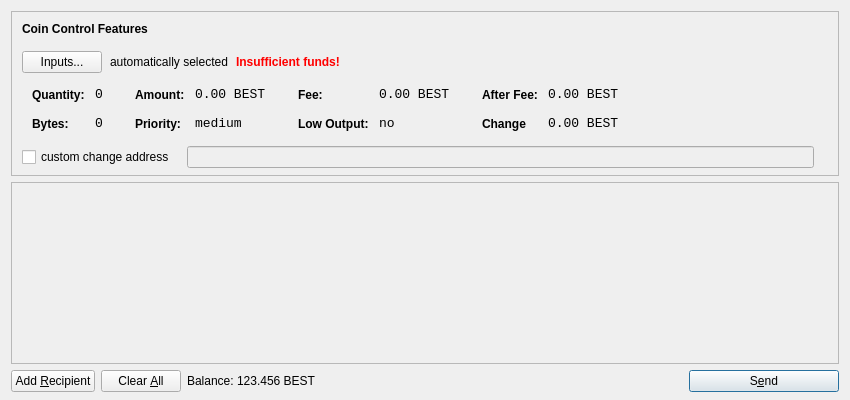
<?xml version="1.0" encoding="UTF-8"?>
<ui version="4.0">
 <class>SendCoinsDialog</class>
 <widget class="QDialog" name="SendCoinsDialog">
  <property name="geometry">
   <rect>
    <x>0</x>
    <y>0</y>
    <width>850</width>
    <height>400</height>
   </rect>
  </property>
  <property name="windowTitle">
   <string>Send Coins</string>
  </property>
  <property name="styleSheet">
   <string notr="true">background-image: url(:/images/bkg2);</string>
  </property>
  <layout class="QVBoxLayout" name="verticalLayout" stretch="0,1,0">
   <property name="bottomMargin">
    <number>8</number>
   </property>
   <item>
    <widget class="QFrame" name="frameCoinControl">
     <property name="sizePolicy">
      <sizepolicy hsizetype="Expanding" vsizetype="Expanding">
       <horstretch>0</horstretch>
       <verstretch>0</verstretch>
      </sizepolicy>
     </property>
     <property name="maximumSize">
      <size>
       <width>16777215</width>
       <height>16777215</height>
      </size>
     </property>
     <property name="frameShape">
      <enum>QFrame::StyledPanel</enum>
     </property>
     <property name="frameShadow">
      <enum>QFrame::Sunken</enum>
     </property>
     <layout class="QVBoxLayout" name="verticalLayoutCoinControl2">
      <property name="spacing">
       <number>6</number>
      </property>
      <property name="leftMargin">
       <number>0</number>
      </property>
      <property name="topMargin">
       <number>0</number>
      </property>
      <property name="rightMargin">
       <number>0</number>
      </property>
      <property name="bottomMargin">
       <number>6</number>
      </property>
      <item>
       <layout class="QVBoxLayout" name="verticalLayoutCoinControl" stretch="0,0,0,0,1">
        <property name="spacing">
         <number>0</number>
        </property>
        <property name="leftMargin">
         <number>10</number>
        </property>
        <property name="topMargin">
         <number>10</number>
        </property>
        <item>
         <layout class="QHBoxLayout" name="horizontalLayoutCoinControl1">
          <property name="bottomMargin">
           <number>15</number>
          </property>
          <item>
           <widget class="QLabel" name="labelCoinControlFeatures">
            <property name="sizePolicy">
             <sizepolicy hsizetype="Preferred" vsizetype="Maximum">
              <horstretch>0</horstretch>
              <verstretch>0</verstretch>
             </sizepolicy>
            </property>
            <property name="font">
             <font>
              <weight>75</weight>
              <bold>true</bold>
             </font>
            </property>
            <property name="styleSheet">
             <string notr="true">font-weight:bold;</string>
            </property>
            <property name="text">
             <string>Coin Control Features</string>
            </property>
           </widget>
          </item>
         </layout>
        </item>
        <item>
         <layout class="QHBoxLayout" name="horizontalLayoutCoinControl2" stretch="0,0,0,0">
          <property name="spacing">
           <number>8</number>
          </property>
          <property name="bottomMargin">
           <number>10</number>
          </property>
          <item>
           <widget class="QPushButton" name="pushButtonCoinControl">
            <property name="styleSheet">
             <string notr="true"/>
            </property>
            <property name="text">
             <string>Inputs...</string>
            </property>
           </widget>
          </item>
          <item>
           <widget class="QLabel" name="labelCoinControlAutomaticallySelected">
            <property name="text">
             <string>automatically selected</string>
            </property>
            <property name="margin">
             <number>5</number>
            </property>
           </widget>
          </item>
          <item>
           <widget class="QLabel" name="labelCoinControlInsuffFunds">
            <property name="font">
             <font>
              <weight>75</weight>
              <bold>true</bold>
             </font>
            </property>
            <property name="styleSheet">
             <string notr="true">color:red;font-weight:bold;</string>
            </property>
            <property name="text">
             <string>Insufficient funds!</string>
            </property>
            <property name="margin">
             <number>5</number>
            </property>
           </widget>
          </item>
          <item>
           <spacer name="horizontalSpacerCoinControl">
            <property name="orientation">
             <enum>Qt::Horizontal</enum>
            </property>
            <property name="sizeHint" stdset="0">
             <size>
              <width>40</width>
              <height>1</height>
             </size>
            </property>
           </spacer>
          </item>
         </layout>
        </item>
        <item>
         <widget class="QWidget" name="widgetCoinControl" native="true">
          <property name="sizePolicy">
           <sizepolicy hsizetype="Preferred" vsizetype="Preferred">
            <horstretch>0</horstretch>
            <verstretch>0</verstretch>
           </sizepolicy>
          </property>
          <property name="minimumSize">
           <size>
            <width>0</width>
            <height>0</height>
           </size>
          </property>
          <property name="styleSheet">
           <string notr="true"/>
          </property>
          <layout class="QHBoxLayout" name="horizontalLayoutCoinControl5">
           <property name="leftMargin">
            <number>0</number>
           </property>
           <property name="topMargin">
            <number>0</number>
           </property>
           <property name="rightMargin">
            <number>0</number>
           </property>
           <property name="bottomMargin">
            <number>0</number>
           </property>
           <item>
            <layout class="QHBoxLayout" name="horizontalLayoutCoinControl3" stretch="0,0,0,1">
             <property name="spacing">
              <number>20</number>
             </property>
             <property name="topMargin">
              <number>0</number>
             </property>
             <property name="bottomMargin">
              <number>10</number>
             </property>
             <item>
              <layout class="QFormLayout" name="formLayoutCoinControl1">
               <property name="horizontalSpacing">
                <number>10</number>
               </property>
               <property name="verticalSpacing">
                <number>14</number>
               </property>
               <property name="leftMargin">
                <number>10</number>
               </property>
               <property name="topMargin">
                <number>4</number>
               </property>
               <property name="rightMargin">
                <number>6</number>
               </property>
               <item row="0" column="0">
                <widget class="QLabel" name="labelCoinControlQuantityText">
                 <property name="styleSheet">
                  <string notr="true">font-weight:bold;</string>
                 </property>
                 <property name="text">
                  <string>Quantity:</string>
                 </property>
                 <property name="margin">
                  <number>0</number>
                 </property>
                </widget>
               </item>
               <item row="0" column="1">
                <widget class="QLabel" name="labelCoinControlQuantity">
                 <property name="font">
                  <font>
                   <family>Monospace</family>
                   <pointsize>10</pointsize>
                  </font>
                 </property>
                 <property name="cursor">
                  <cursorShape>IBeamCursor</cursorShape>
                 </property>
                 <property name="contextMenuPolicy">
                  <enum>Qt::ActionsContextMenu</enum>
                 </property>
                 <property name="text">
                  <string>0</string>
                 </property>
                 <property name="margin">
                  <number>0</number>
                 </property>
                 <property name="textInteractionFlags">
                  <set>Qt::LinksAccessibleByMouse|Qt::TextSelectableByKeyboard|Qt::TextSelectableByMouse</set>
                 </property>
                </widget>
               </item>
               <item row="1" column="0">
                <widget class="QLabel" name="labelCoinControlBytesText">
                 <property name="styleSheet">
                  <string notr="true">font-weight:bold;</string>
                 </property>
                 <property name="text">
                  <string>Bytes:</string>
                 </property>
                </widget>
               </item>
               <item row="1" column="1">
                <widget class="QLabel" name="labelCoinControlBytes">
                 <property name="font">
                  <font>
                   <family>Monospace</family>
                   <pointsize>10</pointsize>
                  </font>
                 </property>
                 <property name="cursor">
                  <cursorShape>IBeamCursor</cursorShape>
                 </property>
                 <property name="contextMenuPolicy">
                  <enum>Qt::ActionsContextMenu</enum>
                 </property>
                 <property name="text">
                  <string>0</string>
                 </property>
                 <property name="textInteractionFlags">
                  <set>Qt::LinksAccessibleByMouse|Qt::TextSelectableByKeyboard|Qt::TextSelectableByMouse</set>
                 </property>
                </widget>
               </item>
              </layout>
             </item>
             <item>
              <layout class="QFormLayout" name="formLayoutCoinControl2">
               <property name="horizontalSpacing">
                <number>10</number>
               </property>
               <property name="verticalSpacing">
                <number>14</number>
               </property>
               <property name="leftMargin">
                <number>6</number>
               </property>
               <property name="topMargin">
                <number>4</number>
               </property>
               <property name="rightMargin">
                <number>6</number>
               </property>
               <item row="0" column="0">
                <widget class="QLabel" name="labelCoinControlAmountText">
                 <property name="styleSheet">
                  <string notr="true">font-weight:bold;</string>
                 </property>
                 <property name="text">
                  <string>Amount:</string>
                 </property>
                 <property name="margin">
                  <number>0</number>
                 </property>
                </widget>
               </item>
               <item row="0" column="1">
                <widget class="QLabel" name="labelCoinControlAmount">
                 <property name="font">
                  <font>
                   <family>Monospace</family>
                   <pointsize>10</pointsize>
                  </font>
                 </property>
                 <property name="cursor">
                  <cursorShape>IBeamCursor</cursorShape>
                 </property>
                 <property name="contextMenuPolicy">
                  <enum>Qt::ActionsContextMenu</enum>
                 </property>
                 <property name="text">
                  <string>0.00 BEST</string>
                 </property>
                 <property name="textInteractionFlags">
                  <set>Qt::LinksAccessibleByMouse|Qt::TextSelectableByKeyboard|Qt::TextSelectableByMouse</set>
                 </property>
                </widget>
               </item>
               <item row="1" column="0">
                <widget class="QLabel" name="labelCoinControlPriorityText">
                 <property name="styleSheet">
                  <string notr="true">font-weight:bold;</string>
                 </property>
                 <property name="text">
                  <string>Priority:</string>
                 </property>
                </widget>
               </item>
               <item row="1" column="1">
                <widget class="QLabel" name="labelCoinControlPriority">
                 <property name="font">
                  <font>
                   <family>Monospace</family>
                   <pointsize>10</pointsize>
                  </font>
                 </property>
                 <property name="cursor">
                  <cursorShape>IBeamCursor</cursorShape>
                 </property>
                 <property name="contextMenuPolicy">
                  <enum>Qt::ActionsContextMenu</enum>
                 </property>
                 <property name="text">
                  <string>medium</string>
                 </property>
                 <property name="textInteractionFlags">
                  <set>Qt::LinksAccessibleByMouse|Qt::TextSelectableByKeyboard|Qt::TextSelectableByMouse</set>
                 </property>
                </widget>
               </item>
              </layout>
             </item>
             <item>
              <layout class="QFormLayout" name="formLayoutCoinControl3">
               <property name="horizontalSpacing">
                <number>10</number>
               </property>
               <property name="verticalSpacing">
                <number>14</number>
               </property>
               <property name="leftMargin">
                <number>6</number>
               </property>
               <property name="topMargin">
                <number>4</number>
               </property>
               <property name="rightMargin">
                <number>6</number>
               </property>
               <item row="0" column="0">
                <widget class="QLabel" name="labelCoinControlFeeText">
                 <property name="styleSheet">
                  <string notr="true">font-weight:bold;</string>
                 </property>
                 <property name="text">
                  <string>Fee:</string>
                 </property>
                 <property name="margin">
                  <number>0</number>
                 </property>
                </widget>
               </item>
               <item row="0" column="1">
                <widget class="QLabel" name="labelCoinControlFee">
                 <property name="font">
                  <font>
                   <family>Monospace</family>
                   <pointsize>10</pointsize>
                  </font>
                 </property>
                 <property name="cursor">
                  <cursorShape>IBeamCursor</cursorShape>
                 </property>
                 <property name="contextMenuPolicy">
                  <enum>Qt::ActionsContextMenu</enum>
                 </property>
                 <property name="text">
                  <string>0.00 BEST</string>
                 </property>
                 <property name="textInteractionFlags">
                  <set>Qt::LinksAccessibleByMouse|Qt::TextSelectableByKeyboard|Qt::TextSelectableByMouse</set>
                 </property>
                </widget>
               </item>
               <item row="1" column="0">
                <widget class="QLabel" name="labelCoinControlLowOutputText">
                 <property name="styleSheet">
                  <string notr="true">font-weight:bold;</string>
                 </property>
                 <property name="text">
                  <string>Low Output:</string>
                 </property>
                </widget>
               </item>
               <item row="1" column="1">
                <widget class="QLabel" name="labelCoinControlLowOutput">
                 <property name="font">
                  <font>
                   <family>Monospace</family>
                   <pointsize>10</pointsize>
                  </font>
                 </property>
                 <property name="cursor">
                  <cursorShape>IBeamCursor</cursorShape>
                 </property>
                 <property name="contextMenuPolicy">
                  <enum>Qt::ActionsContextMenu</enum>
                 </property>
                 <property name="text">
                  <string>no</string>
                 </property>
                 <property name="textInteractionFlags">
                  <set>Qt::LinksAccessibleByMouse|Qt::TextSelectableByKeyboard|Qt::TextSelectableByMouse</set>
                 </property>
                </widget>
               </item>
              </layout>
             </item>
             <item>
              <layout class="QFormLayout" name="formLayoutCoinControl4">
               <property name="horizontalSpacing">
                <number>10</number>
               </property>
               <property name="verticalSpacing">
                <number>14</number>
               </property>
               <property name="leftMargin">
                <number>6</number>
               </property>
               <property name="topMargin">
                <number>4</number>
               </property>
               <property name="rightMargin">
                <number>6</number>
               </property>
               <item row="0" column="0">
                <widget class="QLabel" name="labelCoinControlAfterFeeText">
                 <property name="styleSheet">
                  <string notr="true">font-weight:bold;</string>
                 </property>
                 <property name="text">
                  <string>After Fee:</string>
                 </property>
                 <property name="margin">
                  <number>0</number>
                 </property>
                </widget>
               </item>
               <item row="0" column="1">
                <widget class="QLabel" name="labelCoinControlAfterFee">
                 <property name="font">
                  <font>
                   <family>Monospace</family>
                   <pointsize>10</pointsize>
                  </font>
                 </property>
                 <property name="cursor">
                  <cursorShape>IBeamCursor</cursorShape>
                 </property>
                 <property name="contextMenuPolicy">
                  <enum>Qt::ActionsContextMenu</enum>
                 </property>
                 <property name="text">
                  <string>0.00 BEST</string>
                 </property>
                 <property name="textInteractionFlags">
                  <set>Qt::LinksAccessibleByMouse|Qt::TextSelectableByKeyboard|Qt::TextSelectableByMouse</set>
                 </property>
                </widget>
               </item>
               <item row="1" column="0">
                <widget class="QLabel" name="labelCoinControlChangeText">
                 <property name="styleSheet">
                  <string notr="true">font-weight:bold;</string>
                 </property>
                 <property name="text">
                  <string>Change</string>
                 </property>
                </widget>
               </item>
               <item row="1" column="1">
                <widget class="QLabel" name="labelCoinControlChange">
                 <property name="font">
                  <font>
                   <family>Monospace</family>
                   <pointsize>10</pointsize>
                  </font>
                 </property>
                 <property name="cursor">
                  <cursorShape>IBeamCursor</cursorShape>
                 </property>
                 <property name="contextMenuPolicy">
                  <enum>Qt::ActionsContextMenu</enum>
                 </property>
                 <property name="text">
                  <string>0.00 BEST</string>
                 </property>
                 <property name="textInteractionFlags">
                  <set>Qt::LinksAccessibleByMouse|Qt::TextSelectableByKeyboard|Qt::TextSelectableByMouse</set>
                 </property>
                </widget>
               </item>
              </layout>
             </item>
            </layout>
           </item>
          </layout>
         </widget>
        </item>
        <item>
         <layout class="QHBoxLayout" name="horizontalLayoutCoinControl4" stretch="0,0,0">
          <property name="spacing">
           <number>12</number>
          </property>
          <property name="sizeConstraint">
           <enum>QLayout::SetDefaultConstraint</enum>
          </property>
          <property name="topMargin">
           <number>5</number>
          </property>
          <property name="rightMargin">
           <number>5</number>
          </property>
          <item>
           <widget class="QCheckBox" name="checkBoxCoinControlChange">
            <property name="text">
             <string>custom change address</string>
            </property>
           </widget>
          </item>
          <item>
           <widget class="QLineEdit" name="lineEditCoinControlChange">
            <property name="enabled">
             <bool>false</bool>
            </property>
            <property name="sizePolicy">
             <sizepolicy hsizetype="Expanding" vsizetype="Fixed">
              <horstretch>0</horstretch>
              <verstretch>0</verstretch>
             </sizepolicy>
            </property>
           </widget>
          </item>
          <item>
           <widget class="QLabel" name="labelCoinControlChangeLabel">
            <property name="sizePolicy">
             <sizepolicy hsizetype="Preferred" vsizetype="Expanding">
              <horstretch>0</horstretch>
              <verstretch>0</verstretch>
             </sizepolicy>
            </property>
            <property name="minimumSize">
             <size>
              <width>0</width>
              <height>0</height>
             </size>
            </property>
            <property name="text">
             <string/>
            </property>
            <property name="margin">
             <number>3</number>
            </property>
           </widget>
          </item>
         </layout>
        </item>
        <item>
         <spacer name="verticalSpacerCoinControl">
          <property name="orientation">
           <enum>Qt::Vertical</enum>
          </property>
          <property name="sizeHint" stdset="0">
           <size>
            <width>800</width>
            <height>1</height>
           </size>
          </property>
         </spacer>
        </item>
       </layout>
      </item>
     </layout>
    </widget>
   </item>
   <item>
    <widget class="QScrollArea" name="scrollArea">
     <property name="widgetResizable">
      <bool>true</bool>
     </property>
     <widget class="QWidget" name="scrollAreaWidgetContents">
      <property name="geometry">
       <rect>
        <x>0</x>
        <y>0</y>
        <width>830</width>
        <height>172</height>
       </rect>
      </property>
      <layout class="QVBoxLayout" name="verticalLayout_2">
       <property name="leftMargin">
        <number>0</number>
       </property>
       <property name="topMargin">
        <number>0</number>
       </property>
       <property name="rightMargin">
        <number>0</number>
       </property>
       <property name="bottomMargin">
        <number>0</number>
       </property>
       <item>
        <layout class="QVBoxLayout" name="entries">
         <property name="spacing">
          <number>6</number>
         </property>
        </layout>
       </item>
       <item>
        <spacer name="verticalSpacer">
         <property name="orientation">
          <enum>Qt::Vertical</enum>
         </property>
         <property name="sizeHint" stdset="0">
          <size>
           <width>20</width>
           <height>40</height>
          </size>
         </property>
        </spacer>
       </item>
      </layout>
     </widget>
    </widget>
   </item>
   <item>
    <layout class="QHBoxLayout" name="horizontalLayout">
     <item>
      <widget class="QPushButton" name="addButton">
       <property name="toolTip">
        <string>Send to multiple recipients at once</string>
       </property>
       <property name="text">
        <string>Add &amp;Recipient</string>
       </property>
       <property name="icon">
        <iconset resource="../bitcoin.qrc">
         <normaloff>:/icons/add</normaloff>:/icons/add</iconset>
       </property>
       <property name="autoDefault">
        <bool>false</bool>
       </property>
      </widget>
     </item>
     <item>
      <widget class="QPushButton" name="clearButton">
       <property name="sizePolicy">
        <sizepolicy hsizetype="Minimum" vsizetype="Fixed">
         <horstretch>0</horstretch>
         <verstretch>0</verstretch>
        </sizepolicy>
       </property>
       <property name="toolTip">
        <string>Remove all transaction fields</string>
       </property>
       <property name="text">
        <string>Clear &amp;All</string>
       </property>
       <property name="icon">
        <iconset resource="../bitcoin.qrc">
         <normaloff>:/icons/remove</normaloff>:/icons/remove</iconset>
       </property>
       <property name="autoRepeatDelay">
        <number>300</number>
       </property>
       <property name="autoDefault">
        <bool>false</bool>
       </property>
      </widget>
     </item>
     <item>
      <layout class="QHBoxLayout" name="horizontalLayout_2">
       <property name="spacing">
        <number>3</number>
       </property>
       <item>
        <widget class="QLabel" name="label">
         <property name="sizePolicy">
          <sizepolicy hsizetype="Preferred" vsizetype="Fixed">
           <horstretch>0</horstretch>
           <verstretch>0</verstretch>
          </sizepolicy>
         </property>
         <property name="text">
          <string>Balance:</string>
         </property>
        </widget>
       </item>
       <item>
        <widget class="QLabel" name="labelBalance">
         <property name="sizePolicy">
          <sizepolicy hsizetype="Preferred" vsizetype="Fixed">
           <horstretch>0</horstretch>
           <verstretch>0</verstretch>
          </sizepolicy>
         </property>
         <property name="cursor">
          <cursorShape>IBeamCursor</cursorShape>
         </property>
         <property name="text">
          <string>123.456 BEST</string>
         </property>
         <property name="textInteractionFlags">
          <set>Qt::LinksAccessibleByMouse|Qt::TextSelectableByKeyboard|Qt::TextSelectableByMouse</set>
         </property>
        </widget>
       </item>
      </layout>
     </item>
     <item>
      <spacer name="horizontalSpacer">
       <property name="orientation">
        <enum>Qt::Horizontal</enum>
       </property>
       <property name="sizeHint" stdset="0">
        <size>
         <width>40</width>
         <height>20</height>
        </size>
       </property>
      </spacer>
     </item>
     <item>
      <widget class="QPushButton" name="sendButton">
       <property name="minimumSize">
        <size>
         <width>150</width>
         <height>0</height>
        </size>
       </property>
       <property name="toolTip">
        <string>Confirm the send action</string>
       </property>
       <property name="text">
        <string>S&amp;end</string>
       </property>
       <property name="icon">
        <iconset resource="../bitcoin.qrc">
         <normaloff>:/icons/send</normaloff>:/icons/send</iconset>
       </property>
       <property name="default">
        <bool>true</bool>
       </property>
      </widget>
     </item>
    </layout>
   </item>
  </layout>
 </widget>
 <resources>
  <include location="../bitcoin.qrc"/>
 </resources>
 <connections/>
</ui>
